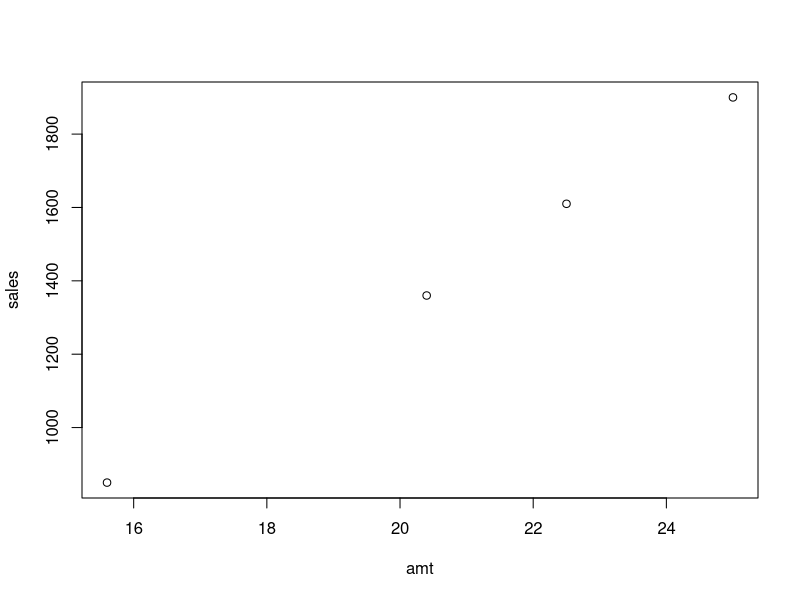

The R script that drew this image:
#liniar regreassion model
rm(list=ls())
sales<-c(850,1360,1610,1900)
amt<-c(15.6,20.4,22.5,25)
plot(amt,sales)

#univariant
#formula for beta1 = cor(sales)/var(amt) = E((x -x bar)*(y - y bar))/E(x - x bar)^2   --> E means summation
beta1 <- sum((amt-mean(amt))*(sales-mean(sales))) / sum((amt-mean(amt))^2)
#formula for beta0 = y bar - beta1 * x bar
beta0 <- mean(sales) - beta1*(mean(amt))

#predicted value
sale_predict <- beta0+beta1*amt
